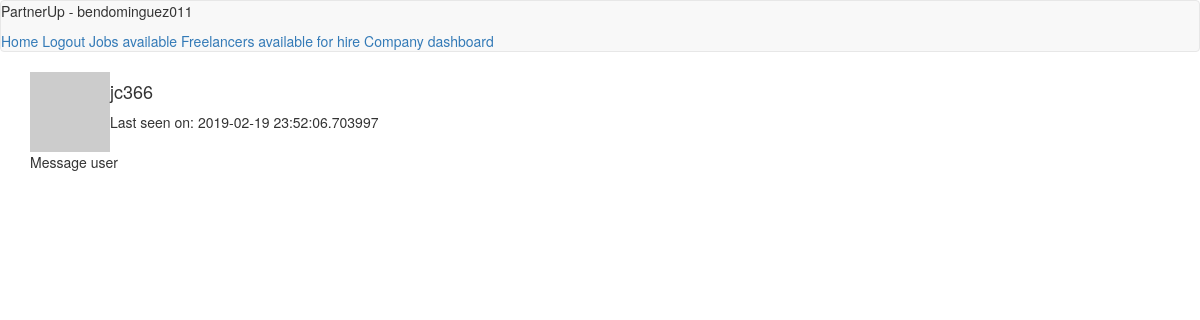
/user/jc366 (signed in), run on the app's committed database.
### app/models.py (models this page shows, shortened)
class User(UserMixin, db.Model):
    id = db.Column(db.Integer, primary_key=True)
    username = db.Column(db.String(64), index=True, unique=True)
    password_hash = db.Column(db.String(64))
    role = db.Column(db.String(64)) # must be either "Employer" or "Freelancer"
    first = db.Column(db.String(64), index=True)
    last = db.Column(db.String(64), index=True)
    registration_date = db.Column(db.DateTime, index=True)
    email = db.Column(db.String(64), index=True)
    hours_a_week = db.Column(db.String(64))
    occupation = db.Column(db.String(64), index=True, default='Developer')
    social_id = db.Column(db.String(64), nullable=True) #nullable?
    about_me = db.Column(db.String(1000))
    avatar_data = db.Column(db.String(400))
    last_seen = db.Column(db.DateTime, default=datetime.utcnow)
    startup = db.relationship('Startup', backref='admin', lazy='dynamic')
    jobs = db.relationship('Job', backref='freelancer', lazy='dynamic')
    resume = db.relationship('PastEmployments', backref='freelancer', lazy='dynamic')
    reviews = db.relationship('Reviews', backref='freelancer', lazy='dynamic')
    def avatar(self, size):
        digest = md5(self.email.lower().encode('utf-8')).hexdigest()
        return 'https://www.gravatar.com/avatar/{}?d=identicon&s={}'.format(
            digest, size)
    @login.user_loader
    def load_user(id):
        return User.query.get(int(id))
    def info(self):
        if self.role == 'Employer':
            return '<Employer {0}>'.format(self.username)
        elif self.role == 'Freelancer':
            return '<Freelancer {0} {1}>'.format(self.first, self.last)
        else:
            return '<ROLE NOT ASSIGNED FOR {0}>'.format(self.username)
    __repr__ = info

### app/routes.py (the view)
@app.route('/user/<username>')
@login_required
def user(username):
    user = User.query.filter_by(username=username).first_or_404()
    if user.role == "Employer":
        abort(404)
    jobs = [job for job in user.jobs]
    profile_pic = user.avatar_data is not None
    if profile_pic:
        url = user.avatar_data.split('/')
        avatar_url = "/{0}/{1}".format(url[-2], url[-1])
    else:
        avatar_url = None
    return render_template('/user/user.html', user=user, jobs=jobs, no_jobs=bool(len(jobs) == 0), profile_pic=profile_pic, avatar_url=avatar_url)

### app/routes.py (called while the page is built)
@app.before_request
def before_request():
    if current_user.is_authenticated:
        current_user.last_seen = datetime.utcnow()
        db.session.commit()

### app/templates/user/user.html (shortened to what this page needs)
{% extends "base.html" %}
{% block app_content %}
{% if user.avatar_data %}
<table>
  <tr valign="top">
    <td><img src="{{ avatar_url }}" width=100 height=100></td>
    <td><h4>{{ user.username }}</h4>
      {% if user.about_me %}<p>{{ user.about_me }}</p>{% endif %}
      {% if user.last_seen %}<p>Last seen on: {{ user.last_seen.month }}/{{user.last_seen.day }}/{{user.last_seen.year }}</p>{% endif %}
    </td>
  </tr>
</table>
{% else %}
<table>
  <tr valign="top">
    <td><img src="{{ user.avatar(128) }}"></td>
    <td><h4>{{ user.username }}</h4>
      {% if user.last_seen %}<p>Last seen on: {{ user.last_seen }}</p>{% endif %}
    </td>
  </tr>
</table>
{% endif %}
{% if current_user == user %}
{% if not profile_pic %}
<a href="{{ url_for('upload_profile_pic') }}">Upload a profile pic</a>
<br>
{% endif %}
<a href="{{ url_for('edit_profile') }}"> Edit Profile</a>
<h4> Your current pending jobs </h4><hr>
{% for job in jobs %}
          <p>Job title: {{ job.name }}</p>
          <p>Startup: {{ job.company.company_name }}</p>
          <hr>
{% endfor %}
{% if no_jobs %}
<p>No jobs assigned yet!
  Look for some here: <a href="{{ url_for('jobs_available')}}">Jobs Available</a>
</p>
{% endif %}
{% else %}
<p>Message user</p>
{% endif %}
{% endblock %}

### app/templates/base.html (shortened to what this page needs)
{% extends "bootstrap/base.html" %}
{% block navbar %}
  <nav class="navbar navbar-default">
    <p>  PartnerUp - {{ current_user.username }} </p>
<a href="{{ url_for('index') }}">Home</a>
{% if current_user.is_anonymous %}
<a href="{{ url_for('login') }}">Login</a>
            {% else %}
<a href="{{ url_for('logout') }}">Logout</a>
            {% endif %}
<a href="{{ url_for('jobs_available') }}">Jobs available</a>
<a href="{{ url_for('freelancers_available' )}}">Freelancers available for hire</a>
{% if current_user.is_authenticated %}
{% if current_user.role == "Freelancer" %}
<a href="{{ url_for('user', username=current_user.username) }}">User dashboard</a>
{% elif current_user.role == "Employer" %}
<a href="{{ url_for('company', company_name=current_user.startup[0].company_name)}}">Company dashboard</a>
{% endif %}
{% endif %}
</nav>
{% endblock %}
{% block content %}
<div class="container">
    {% block app_content %}{% endblock %}
</div>
{% endblock %}

### data on the page
User: username "bendominguez011"
User: username "jc366", last_seen "2019-02-19 23:52:06.703997"
